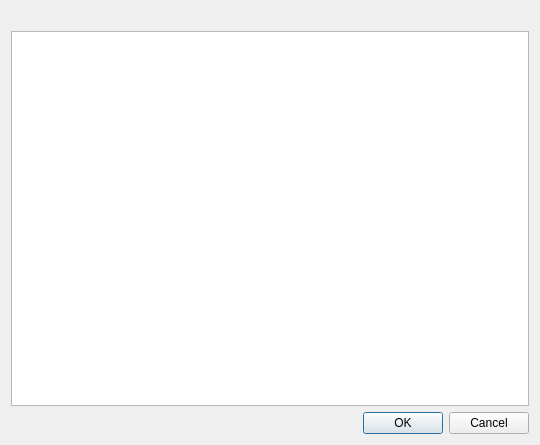
<?xml version="1.0" encoding="UTF-8"?>
<ui version="4.0">
 <class>TextInputDialog</class>
 <widget class="QDialog" name="TextInputDialog">
  <property name="geometry">
   <rect>
    <x>0</x>
    <y>0</y>
    <width>540</width>
    <height>445</height>
   </rect>
  </property>
  <property name="windowTitle">
   <string>Dialog</string>
  </property>
  <layout class="QVBoxLayout" name="verticalLayout">
   <item>
    <widget class="QLabel" name="label">
     <property name="text">
      <string/>
     </property>
     <property name="openExternalLinks">
      <bool>true</bool>
     </property>
    </widget>
   </item>
   <item>
    <widget class="ConditionEditor" name="plainTextEdit"/>
   </item>
   <item>
    <widget class="QDialogButtonBox" name="buttonBox">
     <property name="orientation">
      <enum>Qt::Horizontal</enum>
     </property>
     <property name="standardButtons">
      <set>QDialogButtonBox::Cancel|QDialogButtonBox::Ok</set>
     </property>
    </widget>
   </item>
  </layout>
 </widget>
 <customwidgets>
  <customwidget>
   <class>ConditionEditor</class>
   <extends>QPlainTextEdit</extends>
   <header>conditioneditor.h</header>
  </customwidget>
 </customwidgets>
 <resources/>
 <connections>
  <connection>
   <sender>buttonBox</sender>
   <signal>accepted()</signal>
   <receiver>TextInputDialog</receiver>
   <slot>accept()</slot>
   <hints>
    <hint type="sourcelabel">
     <x>248</x>
     <y>254</y>
    </hint>
    <hint type="destinationlabel">
     <x>157</x>
     <y>274</y>
    </hint>
   </hints>
  </connection>
  <connection>
   <sender>buttonBox</sender>
   <signal>rejected()</signal>
   <receiver>TextInputDialog</receiver>
   <slot>reject()</slot>
   <hints>
    <hint type="sourcelabel">
     <x>316</x>
     <y>260</y>
    </hint>
    <hint type="destinationlabel">
     <x>286</x>
     <y>274</y>
    </hint>
   </hints>
  </connection>
 </connections>
</ui>
